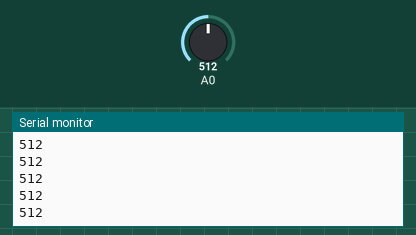
Simulated run of this sketch. Board: Arduino Uno, built with avr-gcc and run on an emulated ATmega328P. On the bench: the last lines printed to the serial monitor. Inputs (shaded band) come from the test bench; at power-on: A0 = 512. No radio packets arrive unless stated.

Above: at 1.2 s.
1.3 s: A0 set to 716
At 1.32 s:
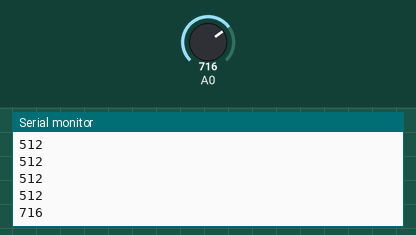
2.8 s: A0 set to 900
At 2.82 s:
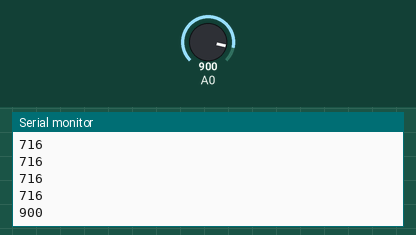
Timing chart, 0 to 5.8 s (numbered marks = the images above; inputs shaded):
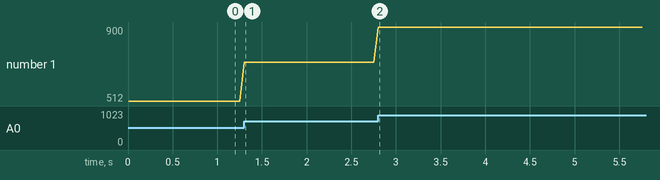

The sketch:

EMG_nRF24_tx.ino
```cpp
/*
* Arduino Wireless Communication Tutorial
*     Example 1 - Transmitter Code
*
* by Dejan Nedelkovski, www.HowToMechatronics.com
*
* Library: TMRh20/RF24, https://github.com/tmrh20/RF24/
*/
#include <SPI.h>
#include <nRF24L01.h>
#include <RF24.h>

#define CE 7
#define CNS 8

const char text[] = "001";
uint16_t testPacket = 100;

RF24 radio(CE, CNS); // CE, CSN
uint8_t address[][6] = {"Main", "Suit"};
void setup() {
  Serial.begin(9600);
  RFSetup();
}
void loop() {
  uint16_t msg = analogRead(A0);
  radio.write(&msg, sizeof(testPacket));
  Serial.println(msg/*analogRead(A0)*/);
  delay(50);
  //delay(500);
}

void RFSetup(void) {
  radio.begin();
  radio.openWritingPipe(address[0]);
  radio.setChannel(125);
  radio.setPALevel(RF24_PA_MAX);
  radio.stopListening();
}
```

Measured:
- after the input at 1.3 s, the serial monitor: prints a new line at once (image 1)
- after the input at 2.8 s, the serial monitor: prints a new line at once (image 2)
- plotted number 1: 512 → 716 after the input at 1.3 s, 716 → 900 after the input at 2.8 s
